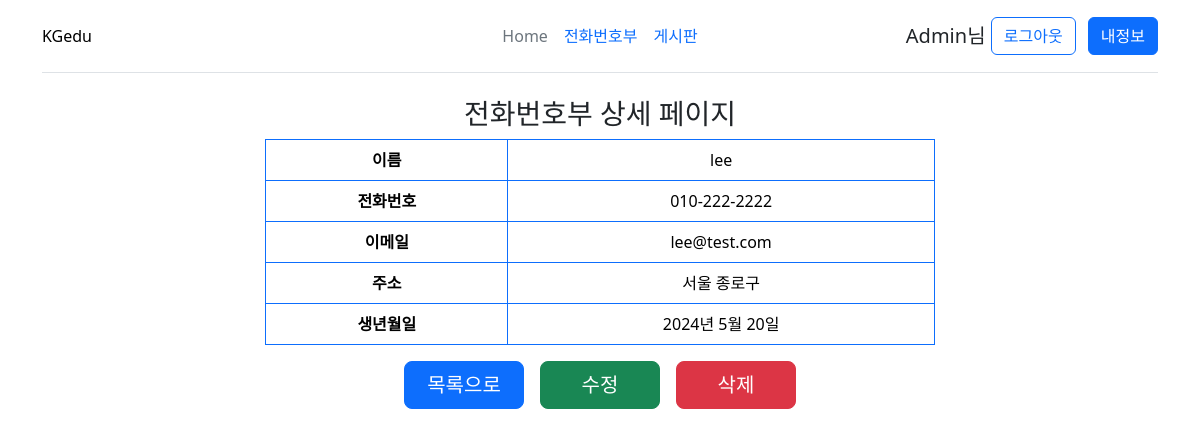
The app's page /phonebook/detail/7 (signed in) with its own data.
### phonebook/models.py (models this page shows, shortened)
class PhoneBook(models.Model):
    이름 = models.CharField(max_length=50, null=False)
    전화번호 = models.CharField(max_length=15)
    이메일 = models.EmailField()
    주소 = models.CharField(max_length=100)
    생년월일 = models.DateField()
    작성자 = models.CharField(max_length=50)

### phonebook/views.py (the view)
# urls.py: re_path(r'(\d+)/$', views.detail, name='D'),
def detail(request, userId):
    userInfo = PhoneBook.objects.values().get(id=userId)
    print(userInfo)
    content = {
        'userInfo' : userInfo,
    }
    return render(request, 'phonebook/detail.html', content);

### template/phonebook/detail.html (shortened to what this page needs)
{% extends 'main.html' %}
{% block content %}
    <h3 class="text-center">전화번호부 상세 페이지</h3>
    <table class="table table-bordered border-primary text-center" style="width:60%;" align="center">
        <tr>
            <th>이름</th>
            <td>{{ userInfo.이름 }}</td>
        </tr>
        <tr>
            <th>전화번호</th>
            <td>{{ userInfo.전화번호 }}</td>
        </tr>
        <tr>
            <th>이메일</th>
            <td>{{ userInfo.이메일 }}</td>
        </tr>
        <tr>
            <th>주소</th>
            <td>{{ userInfo.주소 }}</td>
        </tr>
        <tr>
            <th>생년월일</th>
            <td>{{ userInfo.생년월일 }}</td>
        </tr>
    </table>
    <div class="d-flex justify-content-center">
        <button class="btn btn-primary btn-lg mx-2" style="width:120px" onclick="changeLocation('index')">목록으로</button>
        {% if user.username == userInfo.작성자 %}
            <button class="btn btn-success btn-lg mx-2" style="width:120px" onclick="changeLocation('modify')">수정</button>
            <button class="btn btn-danger btn-lg mx-2" style="width:120px" onclick="changeLocation('delete')">삭제</button>
        {% endif %}
    </div>
{% endblock %}

### template/main.html (shortened to what this page needs)
<!DOCTYPE html>
<html lang="en">
<head>
    <link rel="stylesheet" href="https://cdn.jsdelivr.net/npm/bootstrap@5.3.3/dist/css/bootstrap.min.css">
</head>
<body>
    <div class="container" >
        <header class="d-flex flex-wrap align-items-center justify-content-center justify-content-md-between py-3 mb-4 border-bottom">
          <div class="col-md-3 mb-2 mb-md-0">
            <a href="/" class="d-inline-flex link-body-emphasis text-decoration-none">
              KGedu
            </a>
          </div>
          <ul class="nav col-12 col-md-auto mb-2 justify-content-center mb-md-0">
            <li><a href="/" class="nav-link px-2 link-secondary" id="home">Home</a></li>
            <li><a href="{% url 'PB:I' %}" class="nav-link px-2" id="book">전화번호부</a></li>
            <li><a href="{% url 'BD:I' 1 %}" class="nav-link px-2">게시판</a></li>
          </ul>
          <div class="col-md-3 text-end">
            {% if not user.is_active %}
            <button type="button" class="btn btn-outline-primary me-2"
                onclick="document.location.href='/account/login/'" id="login">로그인</button>
            <button type="button" class="btn btn-primary"
                onclick="document.location.href='/account/register/'" id="join">회원가입</button>
            {% else %}
            <span class="text-capitalize fs-5 align-middle">
                {{ user }}님
            </span>
            <button type="button" class="btn btn-outline-primary me-2"
                onclick="document.location.href='/account/logout/'" id="logout">로그아웃</button>
            <button type="button" class="btn btn-primary"
                onclick="document.location.href='/account/myinfo/'" id="myinfo">내정보</button>
            {% endif %}
          </div>
        </header>
      </div>
      <div class="container">
        {% block content %}{% endblock %}
      </div>
</body>
</html>

### records on screen
PhoneBook: 이름 "lee", 전화번호 "010-222-2222", 이메일 "lee@test.com", 주소 "서울 종로구", 생년월일 "2024년 5월 20일"

### other values on screen
{{ user }} "Admin"
